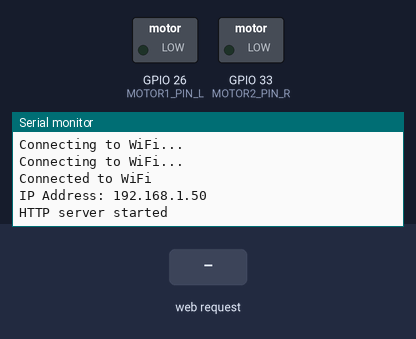
Recording of a sketch running on a simulated ESP32. Parts: switched loads named in the sketch (green lamp = pin HIGH), the last lines printed to the serial monitor. The inputs (shaded band) are chosen by the test bench. WiFi joins after 1.5 s; servers stay silent unless stated.

Above: at 3.2 s.
3.3 s: HTTP request GET /moveForward received
At 4.5 s:
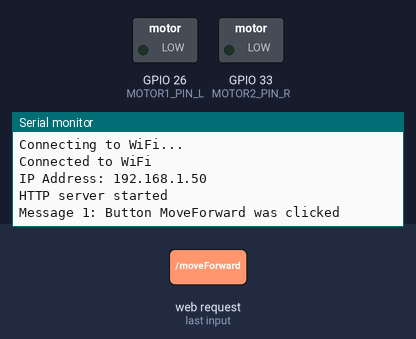
4.8 s: HTTP request GET /stop received
At 5.8 s:
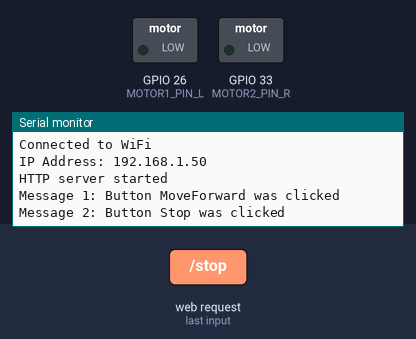

Measured:
- after the input at 3.3 s, the serial monitor: prints a new line at once (image 1)
- after the input at 4.8 s, the serial monitor: prints a new line at once (image 2)

The sketch:

main.ino
```cpp
#include <WiFi.h>
#include <WebServer.h>
#include "src/motor.h"

// Motor pin definitions
Motor motor1(MOTOR1_PIN_R, MOTOR1_PIN_L, MOTOR1_PIN_ENABLE_R, MOTOR1_PIN_ENABLE_L, PWM_MOTOR1_CHANNEL_R, PWM_MOTOR1_CHANNEL_L);
Motor motor2(MOTOR2_PIN_R, MOTOR2_PIN_L, MOTOR2_PIN_ENABLE_R, MOTOR2_PIN_ENABLE_L, PWM_MOTOR2_CHANNEL_R, PWM_MOTOR2_CHANNEL_L);

const char ssid[] = "POCO M3";
const char password[] = "efoisoisso";

WebServer server(80);

void handleRoot() {
  String html = "<html><body><h1>Robot Controller</h1>"
                "<button onclick=\"fetch('/moveForward')\">Move Forward</button>"
                "<button onclick=\"fetch('/stop')\">Stop</button>"
                "</body></html>";
  server.send(200, "text/html", html);
}

void handleMoveForward() {
  motor1.moveForward(255, -1);  // Adjust this based on your motor library
  motor2.moveForward(255, -1);  // Adjust this based on your motor library
  Serial.println("Message 1: Button MoveForward was clicked");
  server.send(200, "text/plain", "Moving forward.");
}

void handleStop() {
  motor1.moveForward(0, -1);  // Adjust this based on your motor library
  motor2.moveForward(0, -1);  // Adjust this based on your motor library
  Serial.println("Message 2: Button Stop was clicked");
  server.send(200, "text/plain", "Stopped.");
}

void setup() {
  Serial.begin(9600);
  WiFi.begin(ssid, password);

  while (WiFi.status() != WL_CONNECTED) {
    delay(1000);
    Serial.println("Connecting to WiFi...");
  }

  Serial.println("Connected to WiFi");
  Serial.print("IP Address: ");
  Serial.println(WiFi.localIP());

  server.on("/", handleRoot);
  server.on("/moveForward", handleMoveForward);
  server.on("/stop", handleStop);

  server.begin();
  Serial.println("HTTP server started");
}

void loop() {
  server.handleClient();
}
```

behavior.h
```cpp
/**********************************************************************************************/
/*                                                                                            */
/*  File: behavior.h                                                                          */
/*  Author: Luiz Felipe                                                                       */
/*  Description:                                                                              */
/*      This file contains configuration settings for controlling RGB LEDs and motors, as     */
/*      well as defining constants related to PWM frequencies, resolutions, and pin mappings. */
/*                                                                                            */
/*  Created: 2023/02/07 by Luiz F.                                                            */
/*  Updated: 2023/03/31 by Luiz F.                                                            */
/*  Contact: luizcn123@hotmail.com                                                            */
/*  Location: DF, BRAZIL                                                                      */
/*  All rights reserved                                                                       */
/**********************************************************************************************/
#ifndef behavior_h
#define behavior_h

// RGB LED CONFIG FOR PINS COLORS
#define RED_PIN                 18         // GPIO 18
#define GREEN_PIN               5          // GPIO 5
#define BLUE_PIN                17         // GPIO 17

// SETTINGS PWM LED RGB
#define PWM_FREQUENCY_LED       500        // Frequency 500 hz
#define PWM_RESOLUTION_LED      8          // 2^(8-1) = 255
#define PWM_CHANNEL_LED_RED     0          // Channel 0
#define PWM_CHANNEL_LED_GREEN   1          // Channel 1
#define PWM_CHANNEL_LED_BLUE    2          // Channel 2

// SETTINGS MOTOR M1 PINs
#define MOTOR2_PIN_R            33          // GPIO 19
#define MOTOR2_PIN_L            33          // GPIO 21


#define MOTOR1_PIN_ENABLE_R     22          // GPIO 22
#define MOTOR1_PIN_ENABLE_L     23          // GPIO 23


// SETTINGS MOTOR M2 PINs
#define MOTOR1_PIN_R            33          // GPIO 12
#define MOTOR1_PIN_L            26          // GPIO 13


#define MOTOR2_PIN_ENABLE_R     25          // GPIO 25
#define MOTOR2_PIN_ENABLE_L     26          // GPIO 26

// SETTINS MOTORs PWM properties
#define PWM_MOTOR_FREQUENCY     5000        // Frequency 5 khz
#define PWM_MOTOR_RESOLUTION    8           // 2^(8-1) = 255
#define PWM_MOTOR1_CHANNEL_R    3           // Channel 3
#define PWM_MOTOR1_CHANNEL_L    4           // Channel 4
#define PWM_MOTOR2_CHANNEL_R    5           // Channel 5
#define PWM_MOTOR2_CHANNEL_L    6           // Channel 6


// SETTINGS PS3
// Aqui tu tem que mudar o endereço mac do controle pra funcionar
//#define CONTROLS_MAC_ADDRESS   "00:00:00:00:00:00"

#endif
```

motor.cpp
```cpp
/**********************************************************************************************/
/*                                                                                            */
/*                                                                                            */
/*        motor.cpp                                    Author  : Luiz Felipe                  */
/*                                                     Email   :                              */
/*                                                     address : DF, BRAZIL                   */
/*        Created: 2023/02/26          by Luiz F.                                             */
/*        Updated: 2023/03/31          by Luiz F.                                             */
/*                                                                       All rights reserved  */
/**********************************************************************************************/

#include "motor.h"
#include <Arduino.h>

Motor::Motor(int pin_R, int pin_L, int enable_pin_r, int enable_pin_l, int channelR, int channelL) {
    this->pin_R = pin_R;
    this->pin_L = pin_L;
    this->enable_pin_r = enable_pin_r;
    this->enable_pin_l = enable_pin_l;
    this->channelR = channelR;
    this->channelL = channelL;

    // Definir pinos de enable como saída
    // pinMode(enable_pin_r, OUTPUT);
    // pinMode(enable_pin_l, OUTPUT);

    // Configurar os canais de PWM
    ledcAttachChannel(pin_R, PWM_MOTOR_FREQUENCY, PWM_MOTOR_RESOLUTION, channelR);
    ledcAttachChannel(pin_L, PWM_MOTOR_FREQUENCY, PWM_MOTOR_RESOLUTION, channelL);

    // Associar os pinos aos canais PWM
    ledcAttach(pin_R, PWM_MOTOR_FREQUENCY, PWM_MOTOR_RESOLUTION);
    ledcAttach(pin_L, PWM_MOTOR_FREQUENCY, PWM_MOTOR_RESOLUTION);
}

void Motor::moveForward(int speed, int direction) {
    /*
        Este método inicia o motor e define a velocidade e direção.
        - A velocidade é dada em um valor hexadecimal de 8 bits para modificar o duty cycle do motor.
        - A direção 'forward' é dada por um número, 1 para direção R e -1 para direção L.
    */
    if (direction == 1){
        // digitalWrite(enable_pin_r, HIGH);
        // digitalWrite(enable_pin_l, HIGH);
        // Move o motor para a direção R
        ledcWrite(pin_R, LOW);
        ledcWrite(pin_L, speed);
    }
    else if (direction == -1) {
        // digitalWrite(enable_pin_r, HIGH);
        // digitalWrite(enable_pin_l, HIGH);
        // Move o motor para a direção L
        ledcWrite(pin_R, speed);
        ledcWrite(pin_L, LOW);
    }
}

void Motor::stop() {
    // Este método para ambas as direções definindo o duty cycle como zero
    ledcWrite(pin_R, 0x00);
    ledcWrite(pin_L, 0x00);
}
```

motor.h
```cpp
/**********************************************************************************************/
/*                                                                                            */
/*                                                                                            */
/*        motor.h                                      Author  : Luiz Felipe                  */
/*                                                     Email   :                              */
/*                                                     address : DF, BRAZIL                   */
/*        Created: 2023/02/26          by Luiz F.                                             */
/*        Updated: 2023/03/31          by Luiz F.                                             */
/*                                                                       All rights reserved  */
/**********************************************************************************************/
#ifndef MOTOR_H
#define MOTOR_H

#include <Arduino.h>
#include "behavior.h"

class Motor {
  /*
    This class was been create to makes Motors objects and control them
  */
private:
    int pin_R;
    int pin_L;
    int enable_pin_r;
    int enable_pin_l;
    bool stateMotor;
    int channelR;
    int channelL;
public:
    Motor(int pin_R, int pin_L, int enable_pin_r, int enable_pin_l, int channelR, int channelL);
    void moveForward(int speed, int direction);
    void stop();
};

#endif
```
